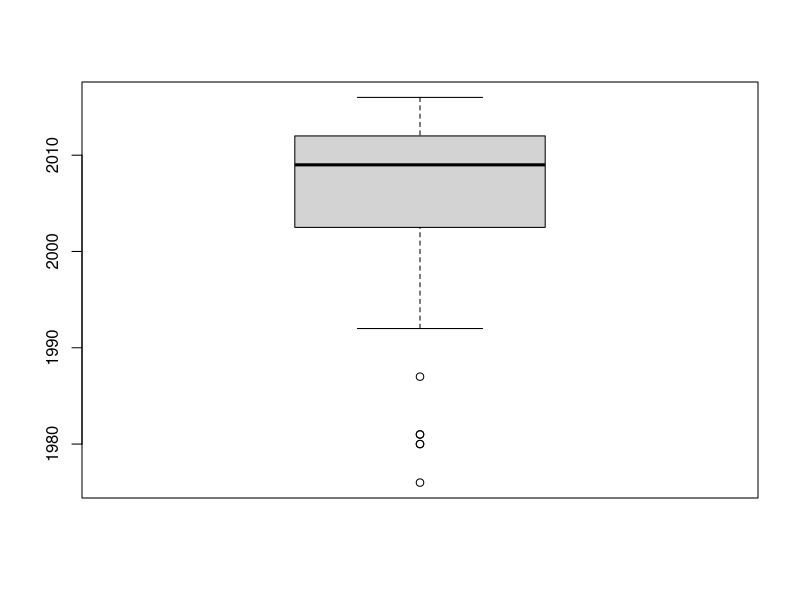

Source code (R): (Note: this script raises an error after producing the figure.)
#Systematic map of herbivory in Arctic tundra
# script for calculating statistics for the results chapter

### NOTES FROM EEVA TO JAMES --------------------------------------------------------
# I here take in a file that has 
# 1) filtered away all redundant datapoints
# 2) filtered away points outside arctic study area
# 3) added all GIS-context variables (or NA for evidence points that cannot have them for various reasons)

# I chose file "AllCodedData_withGIScontext.csv" 

# this file is missing variables that area already in the Shiny App
# bioclimatic zone
# distance to treeline
# permafrost

# this file is also missing variables that seem not to be in the Shiny App either but were on our original variable list
# 1) growing_season_productivity (i.e. current NDVI), we had said we take it from the data layers from Taejins paper
# 2) duration_of_growing_season (i.e. current growing season length),we had said we take it from the data layers from Taejins paper
# 3) recent_warming; we had listed changes in NDVI, changes in growing season length, and changes in temperature. 
# we planned to use this: GISTEMP Team, 2016: GISS Surface Temperature Analysis (GISTEMP). NASA Goddard Institute for Space Studies.     Hansen, J., R. Ruedy, M. Sato, and K. Lo, 2010: Global surface temperature change, Rev. Geophys., 48, RG4004, doi:10.1029/2010RG000345.
# from https://data.giss.nasa.gov/gistemp/maps/

# is there another file than "AllCodedData_withGIScontext.csv" that has these?
# if not, can you add these?


# load packages ---------------------------------------------------------

library(tidyverse) #data wrangling


# Load data  -----------------------------------------------
# Take in data that has redundant evidence points removed, spatial filtering done, and spatial variables added

alldata<-read.csv("Data/AllCodedData_withGIScontext.csv")
dim(alldata)
names(alldata)


# Approaches, study designs, and methods  -----------------------------------------------

table(alldata$study_method)
table(alldata$study_design)
table(alldata$study_design_comments)
table(alldata$study_method_comments)

tito<-filter(alldata, study_method_comments=="phytotron") 
tito$study_method # all phytothron studies are counted in the greenhouse studies

tito<-filter(alldata, study_method_comments=="dendrochronology") 
tito$study_method # dendrochronology study is in the group "other" 

# no. experimental field studies 
tito<-filter(alldata, study_design=="experimental") 
sum(grepl("field",c(tito$study_method, tito$study_method_comments)), na.rm=TRUE) # 306

# no. observational field studies
# first combine obs & quasi-exp
alldata$study_design[alldata$study_design=="quasi-experimental"]<-"observational"
tito<-filter(alldata, study_design=="observational") 
sum(grepl("field",c(tito$study_method, tito$study_method_comments)), na.rm=TRUE) # 313

# no other methods
sum(grepl("remote sensing",c(alldata$study_method, alldata$study_method_comments)), na.rm=TRUE) # 29
sum(grepl("greenhouse",c(alldata$study_method, alldata$study_method_comments)), na.rm=TRUE) # 13
sum(grepl("modelling",c(alldata$study_method, alldata$study_method_comments)), na.rm=TRUE) # 19


## additional exposures
table(alldata$additional_exposures)
levels(as.factor(alldata$additional_treatments_comments))

tito<-filter(alldata, study_method=="field") 
tito<-filter(tito, study_design=="experimental") 
sum(grepl("warming",c(tito$additional_exposures, tito$additional_treatments_comments)), na.rm=TRUE) # 19
sum(grepl("nutrient manipulation",c(tito$additional_exposures, tito$additional_treatments_comments)), na.rm=TRUE) # 23


## temporal aspects
table(alldata$temporal_resolution)
table(alldata$extent_of_temporal_scale)
alldata$extent_of_temporal_scale<-as.numeric(alldata$extent_of_temporal_scale)


tito<-filter(alldata, temporal_resolution=="once") 
dim(tito)[1]

tito<-filter(alldata, extent_of_temporal_scale==1) 
dim(tito)[1]

tito<-alldata[alldata$extent_of_temporal_scale>10,]
dim(tito)[1]



# Arctic plants and plant communities (population)  -----------------------------------------------

table(alldata$biological_organization_level_reported)
table(alldata$biological_organization_level_reported_comments)

sum(grepl("population/species",c(alldata$biological_organization_level_recorded, alldata$biological_organization_recorded_comments)), na.rm=TRUE) 
sum(grepl("individual",c(alldata$biological_organization_level_recorded, alldata$biological_organization_recorded_comments)), na.rm=TRUE) 
sum(grepl("groups of species",c(alldata$biological_organization_level_recorded, alldata$biological_organization_recorded_comments)), na.rm=TRUE) 
sum(grepl("community",c(alldata$biological_organization_level_recorded, alldata$biological_organization_recorded_comments)), na.rm=TRUE) 

sum(grepl("population/species",c(alldata$biological_organization_level_reported, alldata$biological_organization_reported_comments)), na.rm=TRUE) 
sum(grepl("individual",c(alldata$biological_organization_level_reported, alldata$biological_organization_reported_comments)), na.rm=TRUE) 
sum(grepl("groups of species",c(alldata$biological_organization_level_reported, alldata$biological_organization_reported_comments)), na.rm=TRUE) 
sum(grepl("community",c(alldata$biological_organization_level_reported, alldata$biological_organization_reported_comments)), na.rm=TRUE) 







## approaches to herbivory in experimental field studies
tito<-filter(alldata, study_method=="field")
tito<-filter(tito, study_design=="experimental")
table(tito$exposure_quantification)
tito<-filter(tito, exposure_quantification=="several")
tito$exposure_quantification_comments # 8 additional exclosures, 2 additional simulated herbivory

## approaches to herbivory in observational field studies
tito<-filter(alldata, study_method=="field")
tito<-filter(tito, study_design=="observational")
table(tito$exposure_quantification)
tito<-filter(tito, exposure_quantification=="several")
sum(grepl("outbreak",tito$exposure_quantification_comments), na.rm=TRUE) #6
sum(grepl("spatial contrast/gradient",tito$exposure_quantification_comments), na.rm=TRUE) #4
sum(grepl("fence",tito$exposure_quantification_comments), na.rm=TRUE) #3



## approaches to herbivory in quasi-exp field studies
# tito<-filter(alldata, study_method=="field")
# tito<-filter(tito, study_design=="quasi-experimental")
# table(tito$exposure_quantification)
# tito<-filter(tito, exposure_quantification=="several")
# tito$exposure_quantification_comments # 2 additional herbivore outbreaks, 6 additional spatial contrasts

## design of field experiments
tito<-filter(alldata, study_method=="field")
tito<-filter(tito, study_design=="experimental")
CI<-filter(tito, experimental_design=="control-impact")
dim(CI)[1]/dim(tito)[1]

## design of quasi-experiments
tito<-filter(alldata, study_method=="field")
tito<-filter(tito, study_design=="observational")
CI<-filter(tito, experimental_design=="control-impact")
dim(CI)[1]/dim(tito)[1]

table(tito$experimental_design)
tito<-filter(tito, exposure_quantification=="several")
tito$exposure_quantification_comments # 2 additional herbivore outbreaks, 6 additional spatial contrasts


# extent of spatial scale not relevant?
tito<-filter(alldata, extent_of_spatial_scale=="not relevant") 
tito<-filter(tito, study_method!="greenhouse") 
tito<-filter(tito, study_method!="modelling") 

tito$evidence_point_ID
View(tito)

## study type 
tito<-filter(alldata, study_design=="experimental")
table(tito$experimental_design)


tito<-filter(alldata, biological_organization_level_reported=="individual") 
table(tito$spatial_resolution_reported, tito$extent_of_spatial_scale)

# less clear info on study design -----------------------------------------------
tito<-filter(alldata, year_start=="not reported") 
tito<-filter(alldata, temporal_resolution=="not reported") 
tito<-filter(alldata, extent_of_spatial_scale=="not reported") 
tito<-filter(alldata, spatial_resolution_recorded=="not reported") 
tito<-filter(alldata, spatial_resolution_reported=="not reported") 

summary(tito$year)
boxplot(tito$year)
dim(tito)




## spatial scale of sampling  -----------------------------------------------
tito<-filter(alldata, spatial_resolution_reported=="up to  1x1 m (including 1x1 m)") 
tito<-filter(alldata, spatial_resolution_reported=="from  1x1 m to 10x10 m (including 10x10m)") 
dim(tito)[1]/dim(alldata)[1]

levels(tito$extent_of_spatial_scale)
tito<-filter(alldata, extent_of_spatial_scale=="1x1 km or less") 
tito<-filter(alldata, extent_of_spatial_scale=="from 1x1 km to 10x10 km (including 10x10 km)") 
tito<-filter(alldata, extent_of_spatial_scale=="from 10x10 km to 100x100 km (including 100x100 km)") 
tito<-filter(alldata, extent_of_spatial_scale=="not reported") 
tito<-filter(alldata, extent_of_spatial_scale=="not relevant") 
dim(tito)[1]/dim(alldata)[1]

# mistakes in temporal extent
alldata$extent_of_temporal_scale<-as.numeric(alldata$extent_of_temporal_scale)
tito<-filter(alldata, !is.na(extent_of_temporal_scale))
tito$evidence_point_ID
View(tito)
str(alldata)

## response types to herbivory 
bio<-filter(alldata, measured_response_variable=="biomass") 
cov<-filter(alldata, measured_response_variable=="cover") 
div<-filter(alldata, measured_response_variable=="diversity") 
phy<-filter(alldata, measured_response_variable=="physiological response") 
mor<-filter(alldata, measured_response_variable=="morphological measure") 


sev<-filter(alldata, measured_response_variable=="several") 
sum(str_count(sev$measured_response_comments, "biomass")) #167
sum(str_count(sev$measured_response_comments, "cover")) #114
sum(str_count(sev$measured_response_comments, "diversity")) #85
sum(str_count(sev$measured_response_comments, "physiological response")) #65
sum(str_count(sev$measured_response_comments, "morphological measure")) #165


(dim(bio)[1]+167)/dim(alldata)[1] #36%
(dim(cov)[1]+114)/dim(alldata)[1] #24%
(dim(div)[1]+85)/dim(alldata)[1] #21%
(dim(phy)[1]+65)/dim(alldata)[1] #18%
(dim(mor)[1]+165)/dim(alldata)[1] #28%



# herbivores  -----------------------------------------------
table(alldata$herbivore_type)
dim(alldata)[1]

## no. points per group
sum(grepl("other vertebrates",c(alldata$herbivore_type, alldata$herbivore_type_comments)), na.rm=TRUE) # 405
sum(grepl("waterfowl",c(alldata$herbivore_type, alldata$herbivore_type_comments)), na.rm=TRUE) # 135
sum(grepl("small rodents and pikas",c(alldata$herbivore_type, alldata$herbivore_type_comments)), na.rm=TRUE) # 161
sum(grepl("defoliating invertebrates",c(alldata$herbivore_type, alldata$herbivore_type_comments)), na.rm=TRUE) # 71
sum(grepl("galling invertebrates",c(alldata$herbivore_type, alldata$herbivore_type_comments)), na.rm=TRUE) # 3
sum(grepl("invertebrates feeding on reproductive structures",c(alldata$herbivore_type, alldata$herbivore_type_comments)), na.rm=TRUE) # 2
sum(grepl("phloem feeders",c(alldata$herbivore_type, alldata$herbivore_type_comments)), na.rm=TRUE) # 1
sum(grepl("root feeding invertebrates",c(alldata$herbivore_type, alldata$herbivore_type_comments)), na.rm=TRUE) # 2
sum(grepl("unknown",c(alldata$herbivore_type, alldata$herbivore_type_comments)), na.rm=TRUE) # 14

# sum vertebrates =701
sum(grepl("other vertebrates",c(alldata$herbivore_type, alldata$herbivore_type_comments)), na.rm=TRUE) +
sum(grepl("waterfowl",c(alldata$herbivore_type, alldata$herbivore_type_comments)), na.rm=TRUE) +
sum(grepl("small rodents and pikas",c(alldata$herbivore_type, alldata$herbivore_type_comments)), na.rm=TRUE) 

# sum invertebrates = 79
sum(grepl("defoliating invertebrates",c(alldata$herbivore_type, alldata$herbivore_type_comments)), na.rm=TRUE) +
sum(grepl("galling invertebrates",c(alldata$herbivore_type, alldata$herbivore_type_comments)), na.rm=TRUE) +
sum(grepl("invertebrates feeding on reproductive structures",c(alldata$herbivore_type, alldata$herbivore_type_comments)), na.rm=TRUE) +
sum(grepl("phloem feeders",c(alldata$herbivore_type, alldata$herbivore_type_comments)), na.rm=TRUE) +
sum(grepl("root feeding invertebrates",c(alldata$herbivore_type, alldata$herbivore_type_comments)), na.rm=TRUE) 


79/(701+79)


oth<-filter(alldata, herbivore_type=="other vertebrates") 
wat<-filter(alldata, herbivore_type=="waterfowl") 
sma<-filter(alldata, herbivore_type=="small rodents and pikas") 
def<-filter(alldata, herbivore_type=="defoliating invertebrates") 


sev<-filter(alldata, herbivore_type=="several") 
sum(na.omit(str_count(sev$herbivore_type_comments, "other vertebrates"))) #93
sum(na.omit(str_count(sev$herbivore_type_comments, "waterfowl"))) #22
sum(na.omit(str_count(sev$herbivore_type_comments, "small rodents and pikas"))) #84
sum(na.omit(str_count(sev$herbivore_type_comments, "defoliating invertebrates"))) #20


(dim(oth)[1]+93)/dim(alldata)[1] #60%
(dim(wat)[1]+22)/dim(alldata)[1] #19%
(dim(sma)[1]+84)/dim(alldata)[1] #23%
(dim(def)[1]+20)/dim(alldata)[1] #10%


# total vertebrate herbivore %; thhis many evidence points included vertebrate herbivory
((dim(oth)[1]+dim(wat)[1]+dim(sma)[1])/dim(alldata))[1]  # 74

# among the "several", how many have vertebates?
table(sev$herbivore_type_comments)
1+1+4+42+1+3+8+8+1+23+3+2+1+1

## vertebrate herbivore genera  ---------------------
herb<-alldata
levels(as.factor(herb$herbivore_identity))

# explore how to split "other vertebrates"; these were the only genera present, so we use genera 
herb$Rangifer <- ifelse(grepl("Rangifer" , herb$herbivore_identity) , 1 , 0);sum(herb$Rangifer)
herb$Lagopus <- ifelse(grepl("Lagopus" , herb$herbivore_identity) , 1 , 0) ; sum(herb$Lagopus)
herb$Lepus <- ifelse(grepl("Lepus" , herb$herbivore_identity) , 1 , 0); sum(herb$Lepus)
herb$Alces <- ifelse(grepl("Alces" , herb$herbivore_identity) , 1 , 0); sum(herb$Alces)
herb$Ovibos <- ifelse(grepl("Ovibos" , herb$herbivore_identity) , 1 , 0); sum(herb$Ovibos)
herb$Ovis <- ifelse(grepl("Ovis" , herb$herbivore_identity) , 1 , 0); sum(herb$Ovis)

sma<-filter(alldata, herbivore_type=="small rodents and pikas") 
sma_2<-filter(alldata, herbivore_type_comments=="small rodents and pikas") 
sma<-rbind.data.frame(sma, sma_2)
herb<-sma
herb$Microtus <- ifelse(grepl("Microtus" , herb$herbivore_identity) , 1 , 0); sum(herb$Microtus)
herb$Myodes <- ifelse(grepl("Myodes" , herb$herbivore_identity) , 1 , 0) 
herb$Myodes <- ifelse(grepl("Clethrionomus" , herb$herbivore_identity) , 1 , herb$Myodes) 
herb$Myodes <- ifelse(grepl("Clethrionomys" , herb$herbivore_identity) , 1 , herb$Myodes) ; sum(herb$Myodes)
herb$Lemmus <- ifelse(grepl("Lemmus" , herb$herbivore_identity) , 1 , 0); sum(herb$Lemmus)

herb$Dicrostonyx <- ifelse(grepl("Dicrostonyx" , herb$herbivore_identity) , 1 , 0); sum(herb$Dicrostonyx)
herb$Spermophilus <- ifelse(grepl("Spermophilus" , herb$herbivore_identity) , 1 , 0); sum(herb$Spermophilus)
herb$Marmota <- ifelse(grepl("Marmota" , herb$herbivore_identity) , 1 , 0); sum(herb$Marmota)
herb$Urocitellus <- ifelse(grepl("Urocitellus" , herb$herbivore_identity) , 1 , 0); sum(herb$Urocitellus)


herb$Chen <- ifelse(grepl("Chen" , herb$herbivore_identity) , 1 , 0); sum(herb$Chen)
herb$Branta <- ifelse(grepl("Branta" , herb$herbivore_identity) , 1 , 0); sum(herb$Branta)
herb$Anser <- ifelse(grepl("Anser" , herb$herbivore_identity) , 1 , 0); sum(herb$Anser)

sum(herb$Myodes)/dim(alldata)[1]
sum(herb$Lemmus)/dim(alldata)[1]
sum(herb$Chen)/dim(alldata)[1]


# Rangifer   -----------------------------------------------
levels(alldata$herbivore_identity)
sum(na.omit(str_count(alldata$herbivore_identity, "Rangifer"))) #366
dim(reindeer)[1]/dim(alldata)[1] #52%

reindeer<-filter(alldata, grepl("Rangifer", alldata$herbivore_identity))
table(reindeer$country)
table(reindeer$country_comments)
# Fennoscandia, Svalbard, Yamal 
65+85+45+37+22+2+2+5+1
264/349

#nearctic
(39+35)/dim(reindeer)[1] #20%
#scandinavia
(65+101+24+11)/dim(reindeer)[1]

# Geese -----------------------------------------------
waterfowl<-droplevels(filter(alldata, herbivore_type=="waterfowl") )
table(waterfowl$herbivore_identity)

anser<-filter(alldata, grepl("Anser", alldata$herbivore_identity))
branta<-filter(alldata, grepl("Branta", alldata$herbivore_identity))
chen<-filter(alldata, grepl("Chen", alldata$herbivore_identity))
geese<-rbind.data.frame(anser, branta, chen)

table(geese$country)
dim(geese)[1]

# small rodents and pikas -----------------------------------------------
sma<-filter(alldata, herbivore_type=="small rodents and pikas") 
sma_2<-filter(alldata, herbivore_type_comments=="small rodents and pikas") 
sma<-rbind.data.frame(sma, sma_2)

boxplot(sma$distance_from_coast)
quantile(sma$distance_from_coast, c(.25, .82, .90), na.rm=TRUE) 

table(sma$country)
(3+27+32+1+2)/dim(sma)[1]

# Take in filtered data with GIS variables  -----------------------------------------------


# Elevation   -----------------------------------------------

boxplot(alldata$elevation_DEM)
quantile(alldata$elevation_DEM, c(.25, .50, .98), na.rm=TRUE) 
summary(alldata$elevation_DEM)


# Distance from coast    -----------------------------------------------

boxplot(alldata$distance_from_coast)
quantile(alldata$distance_from_coast, c(.25, .50, .90), na.rm=TRUE) 
summary(alldata$distance_from_coast)
dim(alldata[as.numeric(alldata$distance_from_coast)>=150,])[1]/dim(alldata)[1]

# Distance from treeline    -----------------------------------------------
names(alldata)

# Permafrost    -----------------------------------------------
names(alldata)


# Soil type     -----------------------------------------------
summary(as.factor(alldata$soil_type.))
162/678
155/678
87/678
153/678


# Disturbance     -----------------------------------------------
table(alldata$disturbance)
481/678 # not reported

levels(as.factor(alldata$disturbance))

sum(grepl("fire",c(alldata$disturbance_comment, alldata$disturbance)), na.rm=TRUE)/dim(alldata)[1] ##33
sum(grepl("flooding",c(alldata$disturbance_comment, alldata$disturbance)), na.rm=TRUE)/dim(alldata)[1] ## 18
sum(grepl("geomorphological issues",c(alldata$disturbance_comment, alldata$disturbance)), na.rm=TRUE)/dim(alldata)[1] ## 14
sum(grepl("human infrastructure",c(alldata$disturbance_comment, alldata$disturbance)), na.rm=TRUE)/dim(alldata)[1] ## 31
sum(grepl("pollution",c(alldata$disturbance_comment, alldata$disturbance)), na.rm=TRUE)/dim(alldata)[1] ## 8

sum(grepl("outbreaks",c(alldata$disturbance_comment, alldata$disturbance)), na.rm=TRUE) # 22
sum(grepl("herbivory",c(alldata$disturbance_comment, alldata$disturbance)), na.rm=TRUE) # 57
(22+57)/dim(alldata)[1]


# Climate -----------------------------------------------
names(alldata)
# https://www.worldclim.org/data/bioclim.html
# data are in celcius degrees*10 and mm for precipitation
boxplot(alldata$bio1/10)
quantile(alldata$bio1/10, c(.25, .50, .90), na.rm=TRUE) 
sum(alldata$bio1/10>(-5), na.rm=TRUE)/dim(alldata)[1]
sum(alldata$bio1/10>(-4), na.rm=TRUE)/dim(alldata)[1]
sum(alldata$bio1/10>(-3.8), na.rm=TRUE)/dim(alldata)[1]


boxplot(alldata$bio12)
quantile(alldata$bio12, c(.25, .50, .90), na.rm=TRUE) 


# Food web context -----------------------------------------------
table(alldata$food_web_context_other_herbivores)
table(alldata$food_web_context_predators)
490/678
631/678


# Human context -----------------------------------------------
names(alldata)
table(alldata$management_area)
table(alldata$management)

table(alldata$conservation_herbivore)
table(alldata$conservation_herbivore_comments)

# historical or current area management
dim(alldata[alldata$management_area=="current"|alldata$management_area=="historical"|alldata$management_area=="historical and current",])[1]/dim(alldata)[1]

# conservation area 
dim(alldata[alldata$conservation_study_area=="protected area",])[1]/dim(alldata)[1]
#
table(alldata$conservation_study_area)
#table(alldata$conservation_study_area_comment)

# conservbation focus
dim(alldata[alldata$conservation_focus=="mentioned",])[1]/dim(alldata)[1]

table(alldata$conservation_focus)




